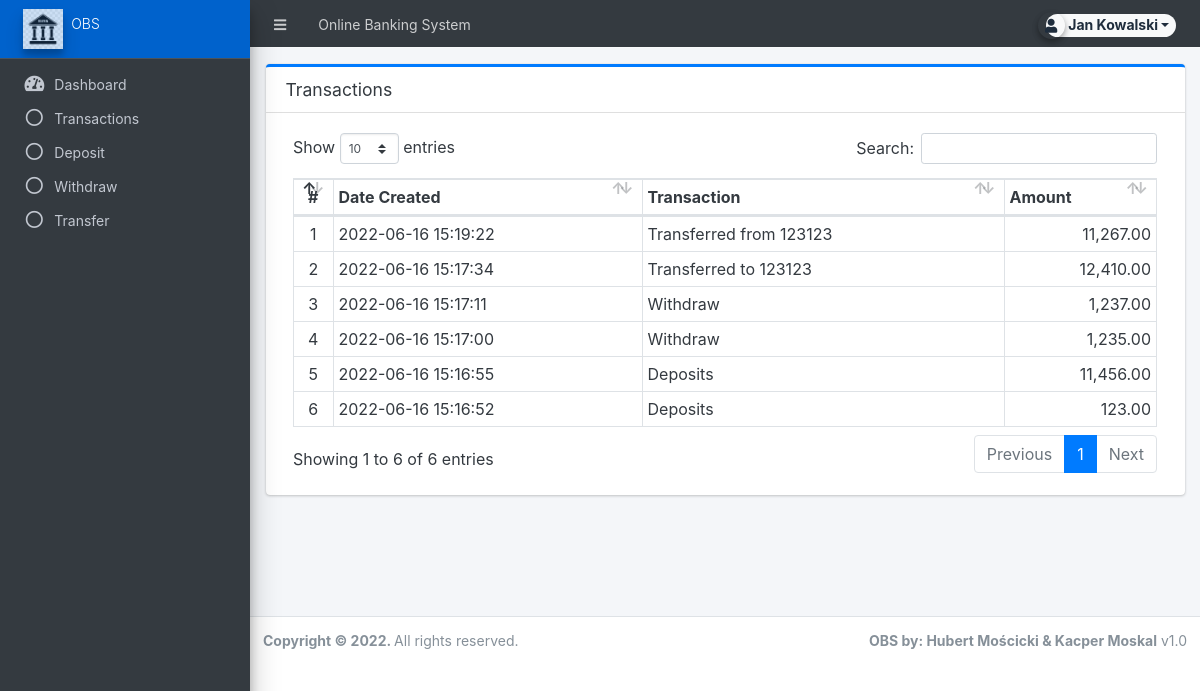
The app's page /client/?page=transaction (signed in) with its own data.
### tables this page shows
CREATE TABLE `transactions` (
  `id` int(30) NOT NULL,
  `account_id` int(30) NOT NULL,
  `type` tinyint(4) NOT NULL COMMENT '1=Cash in, 2= Withdraw, 3=transfer',
  `amount` float NOT NULL,
  `remarks` text DEFAULT NULL,
  `date_created` datetime NOT NULL DEFAULT current_timestamp()
);

### config.php (called while the page is built, shortened)
<?php
require_once('classes/DBConnection.php');
require_once('classes/SystemSettings.php');
function validate_image($file){
	if(!empty($file)){
		if(is_file(base_app.$file)){
			return base_url.$file;
		}else{
			return base_url.'dist/img/no-image-available.png';
		}
	}else{
		return base_url.'dist/img/no-image-available.png';
	}
}
function isMobileDevice(){
    $aMobileUA = array(
        '/iphone/i' => 'iPhone',
        '/ipod/i' => 'iPod',
        '/ipad/i' => 'iPad',
        '/android/i' => 'Android',
        '/blackberry/i' => 'BlackBerry',
        '/webos/i' => 'Mobile'
    );
    return false;
}
?>

### classes/DBConnection.php (called while the page is built, shortened)
<?php
class DBConnection{
    private $host = DB_SERVER;
    private $username = DB_USERNAME;
    private $password = DB_PASSWORD;
    private $database = DB_NAME;
    public $conn;
    public function __construct(){
        if (!isset($this->conn)) {
            $this->conn = new mysqli($this->host, $this->username, $this->password, $this->database);
        }
    }
}
?>

### classes/SystemSettings.php (called while the page is built, shortened)
<?php
class SystemSettings extends DBConnection{
	function userdata($field = ''){
		if(!empty($field)){
			if(isset($_SESSION['userdata'][$field]))
				return $_SESSION['userdata'][$field];
			else
				return null;
		}else{
			return false;
		}
	}
	function info($field=''){
		if(!empty($field)){
			if(isset($_SESSION['system_info'][$field]))
				return $_SESSION['system_info'][$field];
			else
				return false;
		}else{
			return false;
		}
	}
}
$_settings = new SystemSettings();
?>

### client/transaction/index.php (the view, shortened to what this page needs)
<div class="card card-outline card-primary">
	<div class="card-header">
		<h3 class="card-title">Transactions</h3>
	</div>
	<div class="card-body">
        <div class="container-fluid">
			<table class="table table-bordered table-stripped" id="indi-list">
				<thead>
					<tr>
						<th class="text-center">#</th>
						<th>Date Created</th>
						<th>Transaction</th>
						<th>Amount</th>
					</tr>
				</thead>
				<tbody>
					<?php
					$i = 1;
						$qry = $conn->query("SELECT t.*,concat(a.lastname,', ',a.firstname, a.middlename) as `name`,a.account_number from `transactions` t inner join `accounts` a on a.id = t.account_id where t.account_id = '".$_settings->userdata('id')."' order by unix_timestamp(t.date_created) desc ");
						while($row = $qry->fetch_assoc()):
					?>
						<tr>
							<td class="text-center"><?php echo $i++; ?></td>
							<td><?php echo $row['date_created'] ?></td>
							<td><?php echo $row['remarks'] ?></td>
							<td class='text-right'><?php echo number_format($row['amount'],2) ?></td>
						</tr>
					<?php endwhile; ?>
				</tbody>
			</table>
		</div>
	</div>
</div>

### client/index.php (shortened to what this page needs)
<?php require_once('../config.php'); ?>
<?php
$balance = $conn->query("SELECT * FROM `accounts` where id=".$_settings->userdata('id'));
$_settings->set_userdata('balance', $balance->fetch_assoc()['balance']);
?>
 <!DOCTYPE html>
<html lang="en" class="" style="height: auto;">
<?php require_once('inc/header.php') ?>
  <body class="sidebar-mini layout-fixed control-sidebar-slide-open layout-navbar-fixed sidebar-mini-md sidebar-mini-xs" data-new-gr-c-s-check-loaded="14.991.0" data-gr-ext-installed="" style="height: auto;">
    <div class="wrapper">
     <?php require_once('inc/topBarNav.php') ?>
     <?php require_once('inc/navigation.php') ?>
     <?php $page = isset($_GET['page']) ? $_GET['page'] : 'home';  ?>
      <div class="content-wrapper pt-3" style="min-height: 567.854px;">
        <section class="content  text-dark">
          <div class="container-fluid">
            <?php
              if(!file_exists($page.".php") && !is_dir($page)){
                  include '404.html';
              }else{
                if(is_dir($page))
                  include $page.'/index.php';
                else
                  include $page.'.php';
              }
            ?>
          </div>
        </section>
      </div>
      <?php require_once('inc/footer.php') ?>
  </body>
</html>

### client/inc/header.php (shortened to what this page needs)
<head>
    <link rel="stylesheet" href="<?php echo base_url ?>plugins/fontawesome-free/css/all.min.css">
    <link rel="stylesheet" href="<?php echo base_url ?>plugins/tempusdominus-bootstrap-4/css/tempusdominus-bootstrap-4.min.css">
  <link rel="stylesheet" href="<?php echo base_url ?>plugins/datatables-bs4/css/dataTables.bootstrap4.min.css">
  <link rel="stylesheet" href="<?php echo base_url ?>plugins/datatables-responsive/css/responsive.bootstrap4.min.css">
  <link rel="stylesheet" href="<?php echo base_url ?>plugins/datatables-buttons/css/buttons.bootstrap4.min.css">
  <link rel="stylesheet" href="<?php echo base_url ?>plugins/datatables-select/css/select.bootstrap4.min.css">
  <link rel="stylesheet" href="<?php echo base_url ?>plugins/select2/css/select2.min.css">
  <link rel="stylesheet" href="<?php echo base_url ?>plugins/select2-bootstrap4-theme/select2-bootstrap4.min.css">
    <link rel="stylesheet" href="<?php echo base_url ?>plugins/icheck-bootstrap/icheck-bootstrap.min.css">
    <link rel="stylesheet" href="<?php echo base_url ?>plugins/jqvmap/jqvmap.min.css">
    <link rel="stylesheet" href="<?php echo base_url ?>dist/css/adminlte.css">
    <link rel="stylesheet" href="<?php echo base_url ?>dist/css/custom.css">
    <link rel="stylesheet" href="<?php echo base_url ?>plugins/overlayScrollbars/css/OverlayScrollbars.min.css">
    <link rel="stylesheet" href="<?php echo base_url ?>plugins/daterangepicker/daterangepicker.css">
    <link rel="stylesheet" href="<?php echo base_url ?>plugins/summernote/summernote-bs4.min.css">
  <link rel="stylesheet" href="<?php echo base_url ?>plugins/sweetalert2-theme-bootstrap-4/bootstrap-4.min.css">
  <link rel="stylesheet" href="<?php echo base_url ?>plugins/fullcalendar/main.css">
  </head>

### client/inc/topBarNav.php (shortened to what this page needs)
<nav class="main-header navbar navbar-expand navbar-dark border border-light border-top-0  border-left-0 border-right-0 navbar-light text-sm">
  <ul class="navbar-nav">
    <li class="nav-item">
    <a class="nav-link" data-widget="pushmenu" href="#" role="button"><i class="fas fa-bars"></i></a>
    </li>
    <li class="nav-item d-none d-sm-inline-block">
      <a href="<?php echo base_url ?>" class="nav-link"><?php echo (!isMobileDevice()) ? $_settings->info('name'):$_settings->info('short_name'); ?></a>
    </li>
  </ul>
  <ul class="navbar-nav ml-auto">
    <li class="nav-item">
      <div class="btn-group nav-link">
            <button type="button" class="btn btn-rounded badge badge-light dropdown-toggle dropdown-icon" data-toggle="dropdown">
              <span><i class="img-circle elevation-2 user-img fa fa-user text-mute d-flex justify-content-center align-items-center"></i></span>
              <span class="ml-3"><?php echo ucwords($_settings->userdata('firstname').' '.$_settings->userdata('lastname')) ?></span>
            </button>
        </div>
    </li>
  </ul>
</nav>

### client/inc/navigation.php (shortened to what this page needs)
<aside class="main-sidebar sidebar-dark-primary elevation-4 sidebar-no-expand">
  <a href="<?php echo base_url ?>admin" class="brand-link bg-primary text-sm">
  <img src="<?php echo validate_image($_settings->info('logo'))?>" alt="Store Logo" class="brand-image  elevation-3" style="opacity: .8;width: 2.5rem;height: 2.5rem;max-height: unset">
  <span class="brand-text font-weight-light"><?php echo $_settings->info('short_name') ?></span>
  </a>
  <div class="sidebar os-host os-theme-light os-host-overflow os-host-overflow-y os-host-resize-disabled os-host-transition os-host-scrollbar-horizontal-hidden">
    <div class="os-content-glue" style="margin: 0px -8px; width: 249px; height: 646px;"></div>
    <div class="os-padding">
      <div class="os-viewport os-viewport-native-scrollbars-invisible" style="overflow-y: scroll;">
        <div class="os-content" style="padding: 0px 8px; height: 100%; width: 100%;">
          <nav class="mt-4">
             <ul class="nav nav-pills nav-sidebar flex-column text-sm nav-compact nav-flat nav-child-indent nav-collapse-hide-child" data-widget="treeview" role="menu" data-accordion="false">
              <li class="nav-item dropdown">
                <a href="./" class="nav-link nav-home">
                  <i class="nav-icon fas fa-tachometer-alt"></i>
                  <p>
                    Dashboard
                  </p>
                </a>
              </li>
              <li class="nav-item">
                <li class="nav-item">
                    <a href="./?page=transaction" class="nav-link nav-index">
                      <i class="far fa-circle nav-icon"></i>
                      <p>Transactions</p>
                    </a>
                  </li>
                  <li class="nav-item">
                    <a href="./?page=transaction/deposit" class="nav-link nav-deposit">
                      <i class="far fa-circle nav-icon"></i>
                      <p>Deposit</p>
                    </a>
                  </li>
                  <li class="nav-item">
                    <a href="./?page=transaction/withdraw" class="nav-link nav-withdraw">
                      <i class="far fa-circle nav-icon"></i>
                      <p>Withdraw</p>
                    </a>
                  </li>
                  <li class="nav-item">
                    <a href="./?page=transaction/transfer" class="nav-link nav-transfer">
                      <i class="far fa-circle nav-icon"></i>
                      <p>Transfer</p>
                    </a>
                  </li>
              </li>
            </ul>
          </nav>
        </div>
      </div>
    </div>
  </div>
</aside>

### client/inc/footer.php (shortened to what this page needs)
<footer class="main-footer text-sm">
        <strong>Copyright © <?php echo date('Y') ?>.
        </strong>
        All rights reserved.
        <div class="float-right d-none d-sm-inline-block">
          <b><?php echo $_settings->info('short_name') ?> by: Hubert Mościcki & Kacper Moskal</b> v1.0
        </div>
      </footer>
    </div>

### client/inc/topBarNav.php (style rules this page uses)
.user-img { position: absolute; height: 27px; width: 27px; left: -7%; top: -12%; }
.btn-rounded { border-radius: 50px; }

### records on screen
transactions: date_created "2022-06-16 15:19:22", remarks "Transferred from 123123", amount "11,267.00"
transactions: date_created "2022-06-16 15:17:34", remarks "Transferred to 123123", amount "12,410.00"
transactions: date_created "2022-06-16 15:17:11", remarks "Withdraw", amount "1,237.00"
transactions: date_created "2022-06-16 15:17:00", remarks "Withdraw", amount "1,235.00"
transactions: date_created "2022-06-16 15:16:55", remarks "Deposits", amount "11,456.00"
transactions: date_created "2022-06-16 15:16:52", remarks "Deposits", amount "123.00"

### other values on screen
$_settings->info('name') "Online Banking System"
$_settings->userdata('firstname').' '.$_settings->userdata('lastname') "Jan Kowalski"
$_settings->info('short_name') "OBS"
